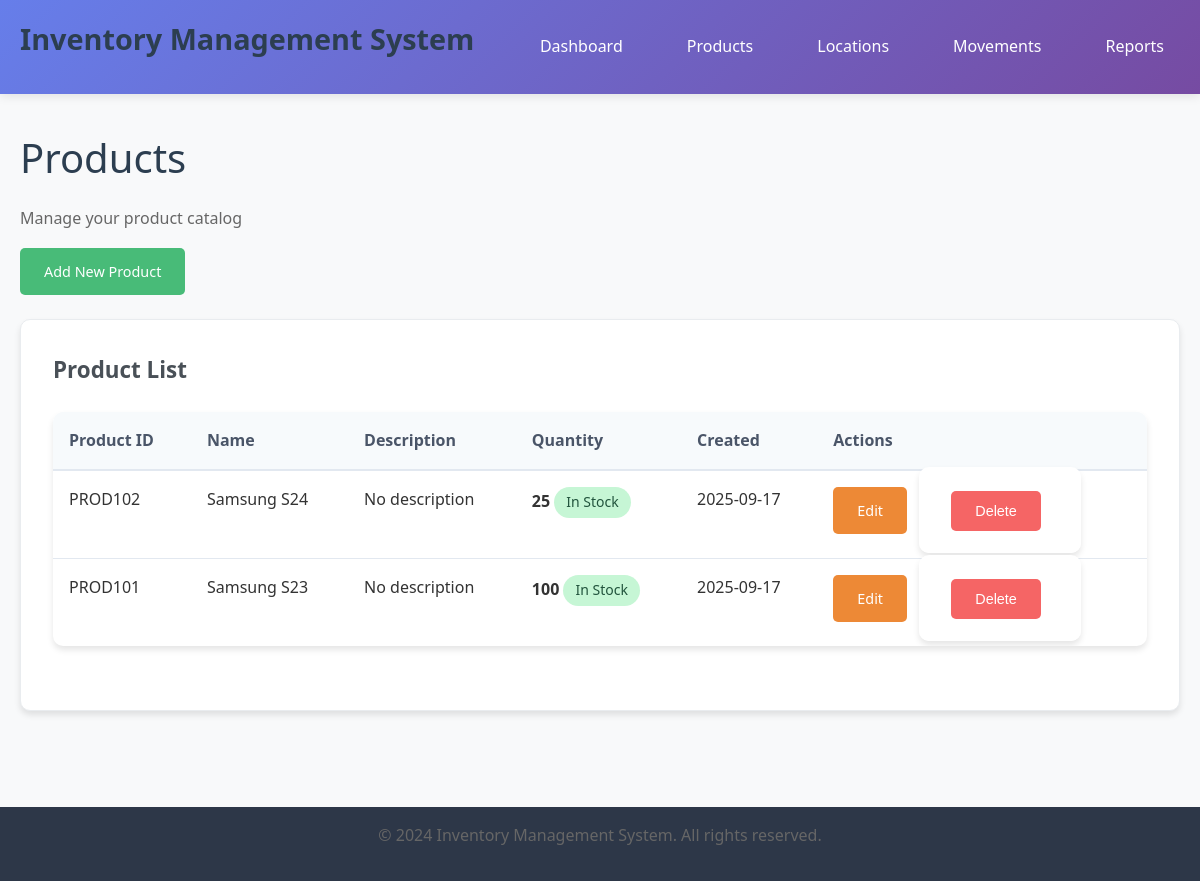
Page /products on the committed database.
### models.py (models this page shows, shortened)
class Product(db.Model):
    product_id = db.Column(db.String(50), primary_key=True)
    name = db.Column(db.String(100), nullable=False)
    description = db.Column(db.Text)
    quantity = db.Column(db.Integer, default=0, nullable=False)
    created_at = db.Column(db.DateTime, default=datetime.utcnow)
    movements = db.relationship('ProductMovement', backref='product', lazy=True)

### app.py (the view)
@app.route("/products")
def products():
    products = Product.query.order_by(Product.created_at.desc()).all()
    return render_template("products/list.html", products=products)

### template/products/list.html (shortened to what this page needs)
{% extends "base.html" %}
{% block content %}
<h1>Products</h1>
<p>Manage your product catalog</p>
<p>
    <a href="{{ url_for('add_product') }}" class="btn btn-success">Add New Product</a>
</p>
<div class="card">
    <h3>Product List</h3>
    {% if products %}
        <table>
            <thead>
                <tr>
                    <th>Product ID</th>
                    <th>Name</th>
                    <th>Description</th>
                    <th>Quantity</th>
                    <th>Created</th>
                    <th>Actions</th>
                </tr>
            </thead>
            <tbody>
                {% for product in products %}
                <tr>
                    <td>{{ product.product_id }}</td>
                    <td>{{ product.name }}</td>
                    <td>
                        {% if product.description %}
                            {{ product.description[:50] }}{% if product.description|length > 50 %}...{% endif %}
                        {% else %}
                            No description
                        {% endif %}
                    </td>
                    <td>
                        <strong>{{ product.quantity if product.quantity is defined else 0 }}</strong>
                        {% if product.quantity is defined %}
                            {% if product.quantity > 10 %}
                                <span class="badge badge-success">In Stock</span>
                            {% elif product.quantity > 0 %}
                                <span class="badge badge-warning">Low Stock</span>
                            {% else %}
                                <span class="badge badge-danger">Out of Stock</span>
                            {% endif %}
                        {% endif %}
                    </td>
                    <td>{{ product.created_at.strftime('%Y-%m-%d') }}</td>
                    <td>
                        <a href="{{ url_for('edit_product', product_id=product.product_id) }}" class="btn btn-warning">Edit</a>
                        <form method="POST" action="{{ url_for('delete_product', product_id=product.product_id) }}"
                              class="d-inline" onsubmit="return confirmDelete('Are you sure you want to delete this product?')">
                            <button type="submit" class="btn btn-danger">Delete</button>
                        </form>
                    </td>
                </tr>
                {% endfor %}
            </tbody>
        </table>
    {% else %}
        <div class="empty-state">
            <h3>No Products Found</h3>
            <p>Start by adding your first product to the inventory.</p>
            <a href="{{ url_for('add_product') }}" class="btn btn-success">Add First Product</a>
        </div>
    {% endif %}
</div>
{% endblock %}

### template/base.html (shortened to what this page needs)
<!DOCTYPE html>
<html lang="en">
<head>
    <link rel="stylesheet" href="{{ url_for('static', filename='css/style.css') }}">
</head>
<body>
    <header>
        <div class="container">
            <div class="header-content">
                <div class="logo">
                    <h1>Inventory Management System</h1>
                </div>
                <nav>
                    <ul>
                        <li><a href="{{ url_for('dashboard') }}">Dashboard</a></li>
                        <li><a href="{{ url_for('products') }}">Products</a></li>
                        <li><a href="{{ url_for('locations') }}">Locations</a></li>
                        <li><a href="{{ url_for('movements') }}">Movements</a></li>
                        <li><a href="{{ url_for('report') }}">Reports</a></li>
                    </ul>
                </nav>
            </div>
        </div>
    </header>
    <main>
        <div class="container">
            {% block content %}{% endblock %}
        </div>
    </main>
    <footer>
        <div class="container">
            <p>&copy; 2024 Inventory Management System. All rights reserved.</p>
        </div>
    </footer>
</body>
</html>

### static/css/style.css (style rules this page uses)
* { margin: 0; padding: 0; box-sizing: border-box; }
body { font-family: 'Segoe UI', Tahoma, Geneva, Verdana, sans-serif; line-height: 1.6; color: #333; background-color: #f8f9fa; }
.container { max-width: 1200px; margin: 0 auto; padding: 0 20px; }
header { background: linear-gradient(135deg, #667eea 0%, #764ba2 100%); color: white; padding: 1rem 0; box-shadow: 0 2px 10px rgba(0,0,0,0.1); }
.header-content { display: flex; justify-content: space-between; align-items: center; flex-wrap: wrap; }
.logo h1 { font-size: 1.8rem; font-weight: 600; }
nav ul { display: flex; list-style: none; gap: 2rem; flex-wrap: wrap; }
nav a { color: white; text-decoration: none; padding: 0.5rem 1rem; border-radius: 5px; transition: background-color 0.3s ease; }
main { padding: 2rem 0; min-height: calc(100vh - 140px); }
h1 { color: #2c3e50; margin-bottom: 1rem; font-size: 2.5rem; font-weight: 300; }
h2, h3 { color: #34495e; margin-bottom: 1rem; }
p { margin-bottom: 1rem; color: #666; }
.card { background: white; border-radius: 10px; padding: 2rem; margin-bottom: 2rem; box-shadow: 0 4px 6px rgba(0,0,0,0.1); border: 1px solid #e9ecef; }
.card h3 { color: #495057; margin-bottom: 1.5rem; font-size: 1.4rem; }
.btn { display: inline-block; padding: 0.75rem 1.5rem; background: #667eea; color: white; text-decoration: none; border-radius: 5px; border: none; cursor: pointer; font-size: 0.9rem; transition: all 0.3s ease; margin-right: 0.5rem; margin-bottom: 0.5rem; }
.btn-success { background: #48bb78; }
.btn-warning { background: #ed8936; }
.btn-danger { background: #f56565; }
form { background: white; padding: 2rem; border-radius: 10px; box-shadow: 0 4px 6px rgba(0,0,0,0.1); margin-bottom: 2rem; }
table { width: 100%; border-collapse: collapse; background: white; border-radius: 10px; overflow: hidden; box-shadow: 0 4px 6px rgba(0,0,0,0.1); margin-bottom: 2rem; }
th { background: #f7fafc; padding: 1rem; text-align: left; font-weight: 600; color: #4a5568; border-bottom: 2px solid #e2e8f0; }
td { padding: 1rem; border-bottom: 1px solid #e2e8f0; vertical-align: top; }
tr:last-child td { border-bottom: none; }
.badge { display: inline-block; padding: 0.25rem 0.75rem; border-radius: 20px; font-size: 0.875rem; font-weight: 500; text-align: center; }
.badge-success { background: #c6f6d5; color: #22543d; }
.d-inline { display: inline; }
footer { background: #2d3748; color: white; text-align: center; padding: 1rem 0; margin-top: 2rem; }

### rows in the picture
Product: product_id "PROD102", name "Samsung S24", description "No description", quantity "25", shows "In Stock", created_at "2025-09-17"
Product: product_id "PROD101", name "Samsung S23", description "No description", quantity "100", shows "In Stock", created_at "2025-09-17"
